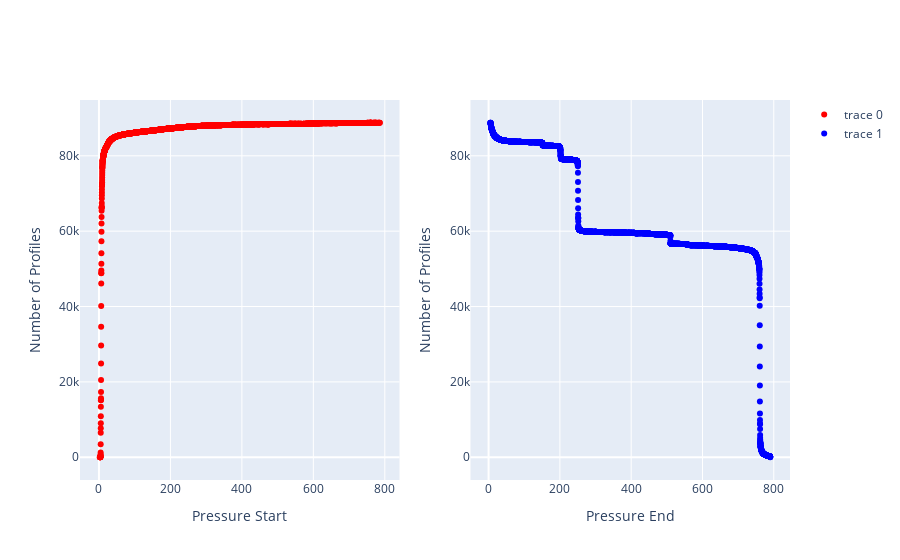

Here is the notebook cell this chart was saved with:
### Code cell
#same as above but is an interactive plot
import plotly.graph_objs as go
from plotly.subplots import make_subplots

# get the non-nan unique values of the p_start and p_end columns and sort them (small to large)
p_start_unique = np.sort(df[df.p_start.notnull()].p_start.unique())
p_end_unique = np.sort(df[df.p_end.notnull()].p_end.unique())

# create subplots with 1 row and 2 columns
fig = make_subplots(rows=1, cols=2)

# loop through p_start_unique and make a line plot of the changes of the number of profiles with p_start >= p_start_unique
fig.add_trace(
    go.Scatter(x=p_start_unique, y=[len(df[df.p_start<=p]) for p in p_start_unique], mode='markers', marker=dict(color='red')),
    row=1, col=1
)

fig.update_xaxes(title_text='Pressure Start', row=1, col=1)
fig.update_yaxes(title_text='Number of Profiles', row=1, col=1)
# fig.update_layout(title='Number of Profiles with Pressure Start >= Pressure Start')

# loop through p_end_unique and make a line plot of the changes of the number of profiles with p_end <= p_end_unique
fig.add_trace(
    go.Scatter(x=p_end_unique, y=[len(df[df.p_end>=p]) for p in p_end_unique], mode='markers', marker=dict(color='blue')),
    row=1, col=2
)

fig.update_xaxes(title_text='Pressure End', row=1, col=2)
fig.update_yaxes(title_text='Number of Profiles', row=1, col=2)
# fig.update_layout(title='Number of Profiles with Pressure End <= Pressure End')

fig.show()

### Figure 1 — Plotly figure (JSON) as saved in the notebook; plotly's stock layout.template omitted (floating-point values rounded to 4 significant figures; data arrays with more than 128 entries replaced by an {"elided": "..."} marker saying what was removed)
{"data": [{"marker": {"color": "red"}, "mode": "markers", "type": "scatter", "x": {"elided": "2526 float values"}, "xaxis": "x", "y": {"elided": "2526 int values"}, "yaxis": "y"}, {"marker": {"color": "blue"}, "mode": "markers", "type": "scatter", "x": {"elided": "3518 float values"}, "xaxis": "x2", "y": {"elided": "3518 int values"}, "yaxis": "y2"}], "layout": {"xaxis": {"anchor": "y", "domain": [0, 0.45], "title": {"text": "Pressure Start"}}, "xaxis2": {"anchor": "y2", "domain": [0.55, 1], "title": {"text": "Pressure End"}}, "yaxis": {"anchor": "x", "domain": [0, 1], "title": {"text": "Number of Profiles"}}, "yaxis2": {"anchor": "x2", "domain": [0, 1], "title": {"text": "Number of Profiles"}}}}
